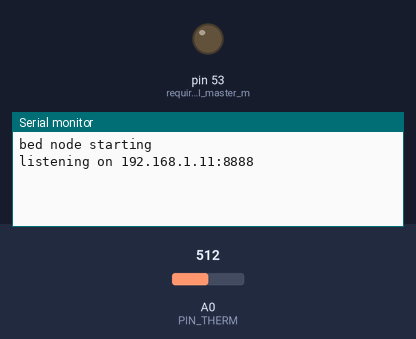
This sketch was run on a simulated Arduino Mega 2560, built with avr-gcc and run on an emulated ATmega2560. Parts: output pins drawn as LEDs (lit = HIGH), the last lines printed to the serial monitor. The inputs (shaded band) are chosen by the test bench; at power-on: A0 (PIN_THERM) = 512. WiFi joins after 1.5 s; servers stay silent unless stated.

Above: at 1.2 s.
1.3 s: A0 (PIN_THERM) set to 639
At 2.7 s:
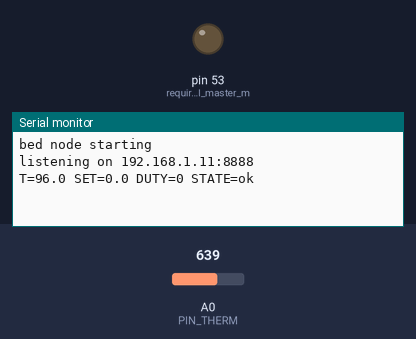
4.3 s: A0 (PIN_THERM) set to 669
At 6.9 s:
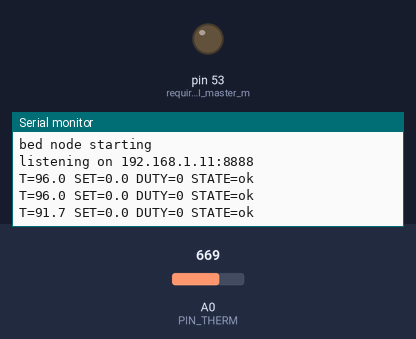

The sketch:

bed_node.ino
```cpp
/*
  bed_node.ino
  Heated bed controller for the 6-axis robotic AM cell.

  Hardware
    Arduino Mega 2560 + W5100 Ethernet shield
    A0   100k NTC through a 4k7 1% divider  (5V - 4k7 - A0 - NTC - GND)
    D8   SSR-40 DA terminal 3 (+), Mega GND to terminal 4 (-)

  Pins taken by the shield: 4, 10, 50, 51, 52, 53. Do not reuse.

  Serial: 115200 baud. Commands also work over Ethernet on port 8888.
    SET <celsius>    set target, e.g.  SET 60
    OFF              target 0, heater off
    STATUS           print one status line
    RESET            clear a latched abort

  SAFETY
    The SSR fails closed. This firmware is the second line of defence,
    not the first. The KSD301 thermal cutoff in the mains leg is what
    actually protects you. Do not run this bed unattended.
*/

#include <SPI.h>
#include <Ethernet.h>

// ---------------- pins ----------------
const uint8_t PIN_SSR   = 8;
const uint8_t PIN_THERM = A0;

// ---------------- divider / thermistor ----------------
const float R_FIXED    = 4700.0;    // 4k7 1% metal film
const float R_NOMINAL  = 100000.0;  // NTC resistance at 25 C
const float T_NOMINAL  = 25.0;      // C
const float BETA       = 3950.0;    // typical for a 100k bed thermistor
const float ADC_MAX    = 1023.0;

// ---------------- limits ----------------
const float    T_TARGET_MAX  = 110.0;   // highest setpoint accepted
const float    T_ABORT       = 120.0;   // hard abort
const float    T_JUMP_ABORT  = 20.0;    // C between consecutive samples
const float    T_SENSOR_MIN  = -15.0;   // open / shorted sensor
const float    T_SENSOR_MAX  = 250.0;
const uint32_t RUNAWAY_MS    = 45000;   // full drive with no rise
const float    RUNAWAY_RISE  = 2.0;     // C that must appear in that window

// ---------------- PID ----------------
// Starting values. Tune these once the bed is running.
float Kp = 22.0;
float Ki = 0.9;
float Kd = 120.0;
const float I_CLAMP = 60.0;

// ---------------- slow PWM ----------------
const uint32_t WINDOW_MS = 1000;   // SSR switches at zero crossing, keep this slow

// ---------------- network ----------------
byte      MAC[]  = { 0xDE, 0xAD, 0xBE, 0xEF, 0xBE, 0x11 };
IPAddress IP(192, 168, 1, 11);
EthernetServer server(8888);

// ---------------- state ----------------
float    target    = 0.0;
float    tempC     = 0.0;
float    tempPrev  = 0.0;
float    iTerm     = 0.0;
float    lastErr   = 0.0;
float    duty      = 0.0;         // 0..1
bool     aborted   = false;
char     abortMsg[48] = "";

uint32_t windowStart   = 0;
uint32_t lastPid       = 0;
uint32_t lastReport    = 0;
uint32_t runawayStart  = 0;
float    runawayRef    = 0.0;

char     inBuf[32];
uint8_t  inLen = 0;

// ---------------- temperature ----------------
float readTempC() {
  // average 16 samples to knock down ADC noise
  uint32_t acc = 0;
  for (uint8_t i = 0; i < 16; i++) { acc += analogRead(PIN_THERM); delayMicroseconds(200); }
  float raw = acc / 16.0;

  if (raw < 2.0 || raw > ADC_MAX - 2.0) return NAN;   // open or shorted

  // 5V - R_FIXED - A0 - NTC - GND   =>   R_ntc = R_FIXED * raw / (ADC_MAX - raw)
  float r = R_FIXED * raw / (ADC_MAX - raw);

  float steinhart = log(r / R_NOMINAL) / BETA;
  steinhart += 1.0 / (T_NOMINAL + 273.15);
  return (1.0 / steinhart) - 273.15;
}

// ---------------- abort ----------------
void doAbort(const char *why) {
  if (aborted) return;
  aborted = true;
  target = 0.0;
  duty = 0.0;
  digitalWrite(PIN_SSR, LOW);
  strncpy(abortMsg, why, sizeof(abortMsg) - 1);
  Serial.print(F("ABORT: ")); Serial.println(abortMsg);
}

// ---------------- command handling ----------------
void reply(Print &out, const char *s) { out.println(s); }

void statusLine(Print &out) {
  out.print(F("T=")); out.print(tempC, 1);
  out.print(F(" SET=")); out.print(target, 1);
  out.print(F(" DUTY=")); out.print(duty * 100.0, 0);
  out.print(F(" STATE=")); out.println(aborted ? abortMsg : "ok");
}

void handleCommand(char *line, Print &out) {
  while (*line == ' ') line++;
  for (char *p = line; *p; p++) if (*p >= 'a' && *p <= 'z') *p -= 32;

  if (strncmp(line, "SET", 3) == 0) {
    float v = atof(line + 3);
    if (aborted)              { reply(out, "ERR aborted, send RESET"); return; }
    if (v < 0 || v > T_TARGET_MAX) { reply(out, "ERR setpoint out of range"); return; }
    target = v;
    iTerm = 0.0;
    runawayStart = millis();
    runawayRef = tempC;
    reply(out, "OK");
  }
  else if (strncmp(line, "OFF", 3) == 0)    { target = 0.0; iTerm = 0.0; reply(out, "OK"); }
  else if (strncmp(line, "STATUS", 6) == 0) { statusLine(out); }
  else if (strncmp(line, "RESET", 5) == 0)  { aborted = false; abortMsg[0] = 0; iTerm = 0.0; reply(out, "OK"); }
  else                                      { reply(out, "ERR unknown"); }
}

// ---------------- setup ----------------
void setup() {
  pinMode(PIN_SSR, OUTPUT);
  digitalWrite(PIN_SSR, LOW);
  pinMode(53, OUTPUT);           // required for SPI master mode on the Mega

  Serial.begin(115200);
  Serial.println(F("bed node starting"));

  Ethernet.begin(MAC, IP);
  server.begin();
  Serial.print(F("listening on ")); Serial.print(Ethernet.localIP()); Serial.println(F(":8888"));

  tempC = readTempC();
  if (isnan(tempC)) tempC = 20.0;
  tempPrev = tempC;
  windowStart = millis();
  lastPid = millis();
}

// ---------------- loop ----------------
void loop() {
  uint32_t now = millis();

  // --- PID at 4 Hz ---
  if (now - lastPid >= 250) {
    float dt = (now - lastPid) / 1000.0;
    lastPid = now;

    float t = readTempC();

    if (isnan(t) || t < T_SENSOR_MIN || t > T_SENSOR_MAX) {
      doAbort("sensor fault");
    } else {
      if (fabs(t - tempPrev) > T_JUMP_ABORT) doAbort("temperature jump");
      tempPrev = t;
      tempC = t;
    }

    if (tempC > T_ABORT) doAbort("over temperature");

    // thermal runaway: driving hard and nothing is happening
    if (!aborted && target > 0 && duty > 0.8) {
      if (now - runawayStart > RUNAWAY_MS) {
        if (tempC - runawayRef < RUNAWAY_RISE) doAbort("no rise under full drive");
        runawayStart = now;
        runawayRef = tempC;
      }
    } else {
      runawayStart = now;
      runawayRef = tempC;
    }

    if (aborted || target <= 0.0) {
      duty = 0.0;
      iTerm = 0.0;
    } else {
      float err = target - tempC;
      iTerm += Ki * err * dt;
      if (iTerm > I_CLAMP)  iTerm = I_CLAMP;
      if (iTerm < 0)        iTerm = 0;
      float dTerm = Kd * (err - lastErr) / dt;
      lastErr = err;

      float out = Kp * err + iTerm + dTerm;
      duty = out / 255.0;
      if (duty < 0) duty = 0;
      if (duty > 1) duty = 1;
    }
  }

  // --- slow PWM window ---
  if (now - windowStart >= WINDOW_MS) windowStart += WINDOW_MS;
  bool on = (!aborted) && (duty > 0.01) && ((now - windowStart) < (uint32_t)(duty * WINDOW_MS));
  digitalWrite(PIN_SSR, on ? HIGH : LOW);

  // --- serial commands ---
  while (Serial.available()) {
    char c = Serial.read();
    if (c == '\n' || c == '\r') {
      if (inLen) { inBuf[inLen] = 0; handleCommand(inBuf, Serial); inLen = 0; }
    } else if (inLen < sizeof(inBuf) - 1) inBuf[inLen++] = c;
  }

  // --- ethernet commands ---
  EthernetClient client = server.available();
  if (client) {
    char buf[32]; uint8_t n = 0;
    uint32_t t0 = millis();
    while (client.connected() && millis() - t0 < 200) {
      while (client.available()) {
        char c = client.read();
        if (c == '\n' || c == '\r') {
          if (n) { buf[n] = 0; handleCommand(buf, client); n = 0; }
        } else if (n < sizeof(buf) - 1) buf[n++] = c;
        t0 = millis();
      }
    }
    client.stop();
  }

  // --- status every 2 s ---
  if (now - lastReport >= 2000) { lastReport = now; statusLine(Serial); }
}
```

Measured:
- after the input at 1.3 s, the serial monitor: prints a new line after 0.70 s (image 1)
- after the input at 4.3 s, the serial monitor: prints a new line after 1.7 s (image 2)
